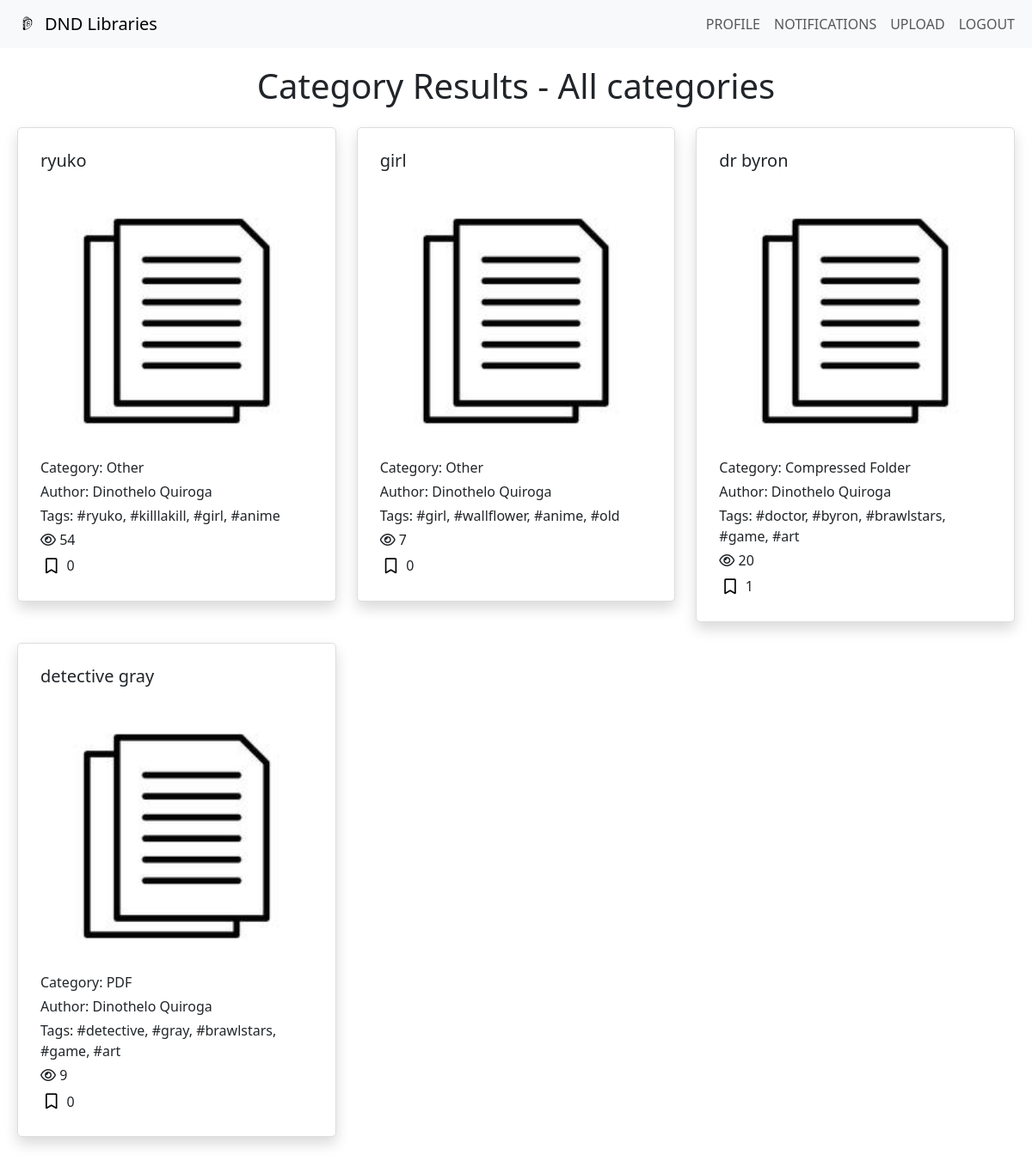
/categoryResults.php (signed in), run on the app's committed database.
### tables this page shows
CREATE TABLE `documents` (
  `file_id` int(11) NOT NULL,
  `file` varchar(255) NOT NULL,
  `title` varchar(255) NOT NULL,
  `category` varchar(50) NOT NULL,
  `description` text DEFAULT NULL,
  `tags` varchar(255) DEFAULT NULL,
  `infoViews` int(11) DEFAULT 0,
  `favorites` int(11) DEFAULT 0,
  `dateCreated` timestamp NOT NULL DEFAULT current_timestamp(),
  `author` varchar(50) DEFAULT NULL,
  `size` int(11) NOT NULL,
  `status` varchar(255) NOT NULL DEFAULT 'inactive',
  `visibility` tinyint(1) DEFAULT 1
);

### categoryResults.php (the view, shortened to what this page needs)
<?php
$userID = $_SESSION['userID'];
$categoryFilter = isset($_GET['category']) ? strtolower($_GET['category']) : 'all categories';
$categoryFilterSQL = ($categoryFilter !== 'all categories') ? "AND d.category = '$categoryFilter'" : '';
?>
<!DOCTYPE html>
<html lang="en">
<head>
    <link rel="stylesheet" href="https://cdnjs.cloudflare.com/ajax/libs/font-awesome/6.0.0-beta3/css/all.min.css">
    <link href="https://cdn.jsdelivr.net/npm/bootstrap@5.3.2/dist/css/bootstrap.min.css" rel="stylesheet">
    <link rel="stylesheet" href="css\bootstrap.min.css">
    <link rel="stylesheet" href="js\bootstrap.bundle.min.js">
</head>
<body>
    <?php include 'navbar.php'; ?>
    <div id="body">
        <h1 class="mb-4 text-center">Category Results - <?php echo ucfirst($categoryFilter); ?></h1>
        <div id="documents" class="row row-cols-1 row-cols-md-3">
            <?php
            require_once 'config.php';
            $sql = "SELECT d.file_id, d.title, d.category, d.description, d.tags, IFNULL(CONCAT(u.firstName, ' ', u.lastName), 'Deleted User') AS author, d.size, IFNULL(d.infoViews, 0) AS infoViews, IFNULL(d.favorites, 0) AS favorites, IFNULL(d.status, 'active') AS status, d.file, d.visibility
                    FROM documents d
                    LEFT JOIN users u ON d.author = u.user_id
                    WHERE d.status != 'rejected' $categoryFilterSQL AND (d.visibility = 1 OR d.author = $userID)";
            $result = mysqli_query($mysqli, $sql);
            while ($row = mysqli_fetch_assoc($result)) {
                $fileID = $row['file_id'];
                $title = $row['title'];
                $author = isset($row['author']) ? $row['author'] : '';
                $tags = isset($row['tags']) ? $row['tags'] : '';
                $file = $row['file'];
                $category = $row['category'];
                $views = $row['infoViews'];
                $favorites = $row['favorites'];
                $isFavorited = false;
                ?>
                <div class="col mb-4">
                    <div class="card document shadow">
                        <div class="card-body">
                            <h5 class="card-title mb-3"><?php echo $title; ?></h5>
                            <a href="document_details.php?fileID=<?php echo $fileID; ?>&file=<?php echo $file; ?>">
                                <img src="img/document.jpg" alt="DocumentImage" class="card-img-top img-fluid">
                            </a>
                            <form method="post" action="index.php">
                                <p class="card-text mb-1">Category: <?php echo $category; ?></p>
                                <p class="card-text mb-1">Author: <?php echo $author; ?></p>
                                <p class="card-text mb-1">Tags: <?php echo $tags; ?></p>
                                <p class="card-text mb-1"><i class="far fa-eye"></i> <?php echo $views; ?></p>
                                <div class="favorite-container">
                                    <?php if ($isFavorited) : ?>
                                        <button class="unfavorite-button" name="unfavorite">
                                            <i class="fa-solid fa-bookmark"></i>
                                        </button>
                                    <?php else : ?>
                                        <button class="favorite-button" name="favorite">
                                            <i class="fa-regular fa-bookmark"></i>
                                        </button>
                                    <?php endif; ?>
                                    <?php echo $favorites; ?>
                                </div>
                            </form>
                        </div>
                    </div>
                </div>
            <?php } ?>
        </div>
    </div>
</body>
</html>

### categoryResults.php (style rules this page uses)
#body { padding: 20px; }
.document { border: 1px solid #ddd; padding: 10px; border-radius: 5px; box-shadow: 0 4px 8px rgba(0,0,0,0.1); }
.document img { max-width: 100%; height: auto; }
.favorite-container { display: flex; align-items: center; }
.favorite-button, .unfavorite-button { background: none; border: none; cursor: pointer; font-size: 18px; margin-right: 5px; }

### data on the page
documents: title "ryuko", category "Other", author "Dinothelo Quiroga", tags "#ryuko, #killlakill, #girl, #anime", views "54", favorites "0"
documents: title "girl", category "Other", author "Dinothelo Quiroga", tags "#girl, #wallflower, #anime, #old", views "7", favorites "0"
documents: title "dr byron", category "Compressed Folder", author "Dinothelo Quiroga", tags "#doctor, #byron, #brawlstars, #game, #art", views "20", favorites "1"
documents: title "detective gray", category "PDF", author "Dinothelo Quiroga", tags "#detective, #gray, #brawlstars, #game, #art", views "9", favorites "0"

### other printed values
$categoryFilter "All categories"
